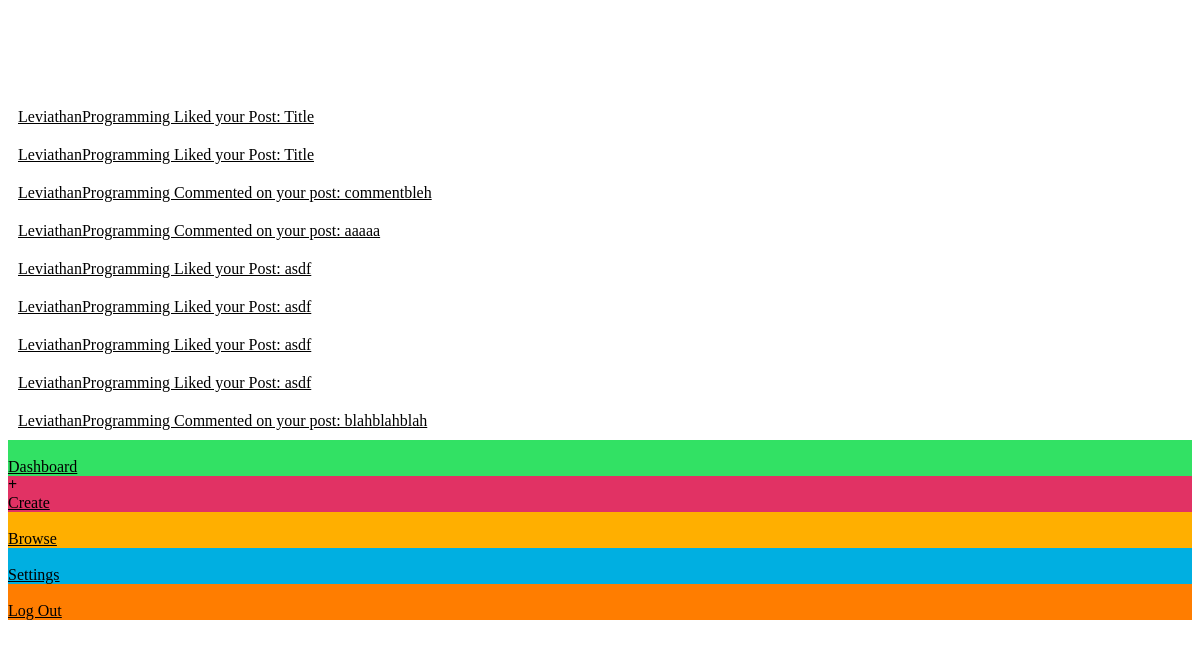
/notifications (signed in), run on the app's committed database.
### main.py (models this page shows)
class Notification(db.Model):
    id = db.Column(db.Integer, primary_key=True)
    user_from = db.Column(db.Text, index=True)
    user_for = db.Column(db.Text, index=True)
    href = db.Column(db.Integer, index=True)
    text = db.Column(db.Text, index=True)
    read = db.Column(db.Integer, index=True, default=0)

### main.py (the view)
@app.route('/notifications')
def notifs():
    if test_logged_in():
        return render_template("notifpage.html", logged_in=logged_in(), notifs=Notification.query.filter_by(user_for=logged_in().username))
    else:
        return render_template(
        'message.html',
        message="One more step",
        header="Log In First",title="Unauthorized Request", logged_in=logged_in())

### main.py (called while the page is built)
def test_logged_in():
  return request.cookies.get('devSession') and request.cookies.get('remember_token')

def logged_in():
  return User.query.filter_by(username=request.cookies.get('devSession')).first()

@login_manager.user_loader
def load_user(id):
    return User.query.get(int(id))

### templates/notifpage.html (shortened to what this page needs)
{% extends "base.html" %}
{% block content %}
    {% for notif in notifs %}
        <form class="glass-window {% if not notif.read %}new{% endif %}" id="n{{notif.id}}" method="POST">
        <a href="{{notif.href}}">{{notif.text}}</a>
        </form>
    {% endfor %}
{% endblock %}

### templates/base.html (shortened to what this page needs)
<!DOCTYPE html>
<html lang="en">
<head>
    <link href="{{ url_for('static', filename='style13.css') }}" rel="stylesheet" type="text/css" />
</head>
<body>
    <div style="margin-top:90px;">
    {% block content %} {% endblock %}
    </div>
    <nav id="navbar">
        {% if not request.cookies.get('devSession') and not request.cookies.get('remember_token') %}
		<a href="/">
			<div id="nav-home" class="nav-link" style="background: rgb(50, 225, 100);box-shadow: 0 3px 0 0 rgb(25, 200, 75);">
				<i class="fas fa-home"></i>
                <div class="hide-desc" id="hd-h">Home</div>
            </div></a>
        <a href="/about">
            <div id="nav-about" class="nav-link" style="background: rgb(225, 50, 100);box-shadow: 0 3px 0 0 rgb(200,25,75);">
                <i class="fas fa-info-circle"></i>
                <div class="hide-desc" id="hd-a">About</div>
            </div>
            </a>
        <a href="/browse"><div id="nav-browse" class="nav-link" style="background: rgb(255, 175, 0);box-shadow: 0 3px 0 0 rgb(200,125,0);"><i class="fas fa-eye"></i>
        <div class="hide-desc" id="hd-d">Discover</div></div></a>
        <a href="/login"><div id="nav-login" class="nav-link" style="background: rgb(0, 175, 225);box-shadow: 0 3px 0 0 rgb(0, 125, 175);"><i class="fas fa-sign-in-alt"></i>
        <div class="hide-desc" id="hd-l">Log In</div></div></a>
        <a href="/signup"><div id="nav-signup" class="nav-link" style="background: rgb(255, 125, 0);box-shadow: 0 3px 0 0 rgb(225, 100, 0);"><i class="fas fa-user-plus"></i>
        <div class="hide-desc" id="hd-s">Sign Up</div></div></a>
        {% else %}
        <a href="/user/{{request.cookies.get('devSession')}}">
			<div id="nav-home" class="nav-link" style="background: rgb(50, 225, 100);box-shadow: 0 3px 0 0 rgb(25, 200, 75);">
				<i class="fas fa-home"></i>
                <div class="hide-desc" id="hd-h">Dashboard</div>
            </div></a>
        <a href="/new">
            <div id="nav-about" class="nav-link" style="background: rgb(225, 50, 100);box-shadow: 0 3px 0 0 rgb(200,25,75);">
                <i class="fas fa-plus"></i><i class="fas fa-lightbulb" style="margin-left:5px;"></i>
                <div class="hide-desc" id="hd-a">Create</div>
            </div>
            </a>
        <a href="/browse"><div id="nav-browse" class="nav-link" style="background: rgb(255, 175, 0);box-shadow: 0 3px 0 0 rgb(200,125,0);"><i class="fas fa-eye"></i>
        <div class="hide-desc" id="hd-d">Browse</div></div></a>
        <a href="/settings"><div id="nav-login" class="nav-link" style="background: rgb(0, 175, 225);box-shadow: 0 3px 0 0 rgb(0, 125, 175);"><i class="fas fa-cog"></i>
        <div class="hide-desc" id="hd-l">Settings</div></div></a>
        <a href="/logout"><div id="nav-signup" class="nav-link" style="background: rgb(255, 125, 0);box-shadow: 0 3px 0 0 rgb(225, 100, 0);"><i class="fas fa-sign-out-alt"></i>
        <div class="hide-desc" id="hd-s">Log Out</div></div></a>
        {% endif %}
    </nav>
</body>
</html>

### templates/notifpage.html (style rules this page uses)
body, html { background-attachment: fixed; background-position: center; background-repeat: no-repeat; background-size: cover; background-image:url(https://images.unsplash.com/photo-1505996000701-debaf9186e2d?ixid=MXwxMjA3fDB8MHxzZWFyY2h8MzB8fGdyYWRpZW50fGVufDB8fDB8&ixlib=rb-1.2.1&auto=format&fit=crop&w=2000&q=60); overflow-y:auto; }
.glass-window { max-width: 700px; padding: 10px; }
a { color:black; }

### data on the page
Notification: text "LeviathanProgramming Liked your Post: Title"
Notification: text "LeviathanProgramming Liked your Post: Title"
Notification: text "LeviathanProgramming Commented on your post: commentbleh"
Notification: text "LeviathanProgramming Commented on your post: aaaaa"
Notification: text "LeviathanProgramming Liked your Post: asdf"
Notification: text "LeviathanProgramming Liked your Post: asdf"
Notification: text "LeviathanProgramming Liked your Post: asdf"
Notification: text "LeviathanProgramming Liked your Post: asdf"
Notification: text "LeviathanProgramming Commented on your post: blahblahblah"
